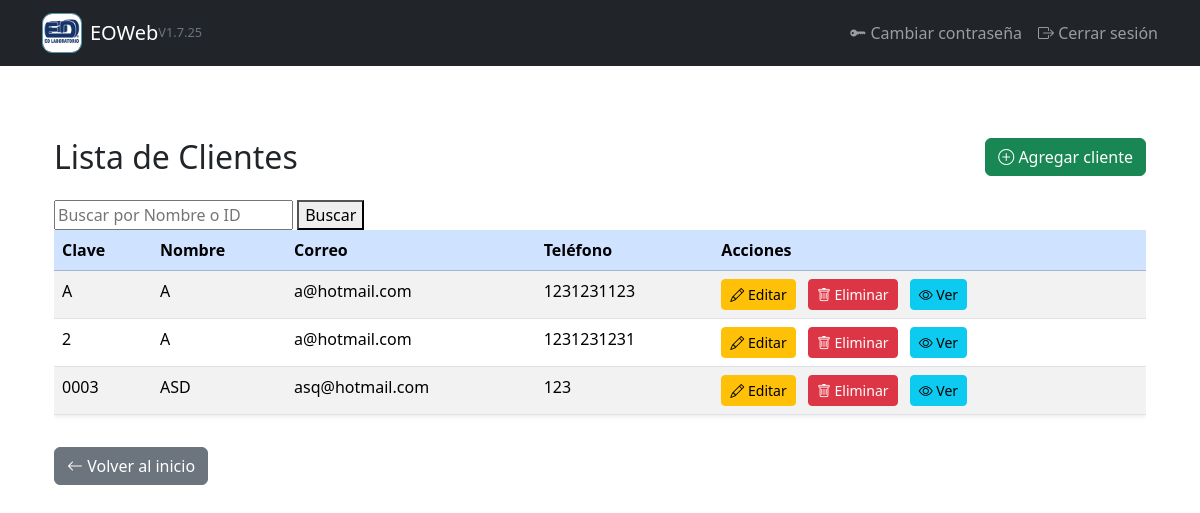
Page /clientes/ (signed in) on the earlier database version.
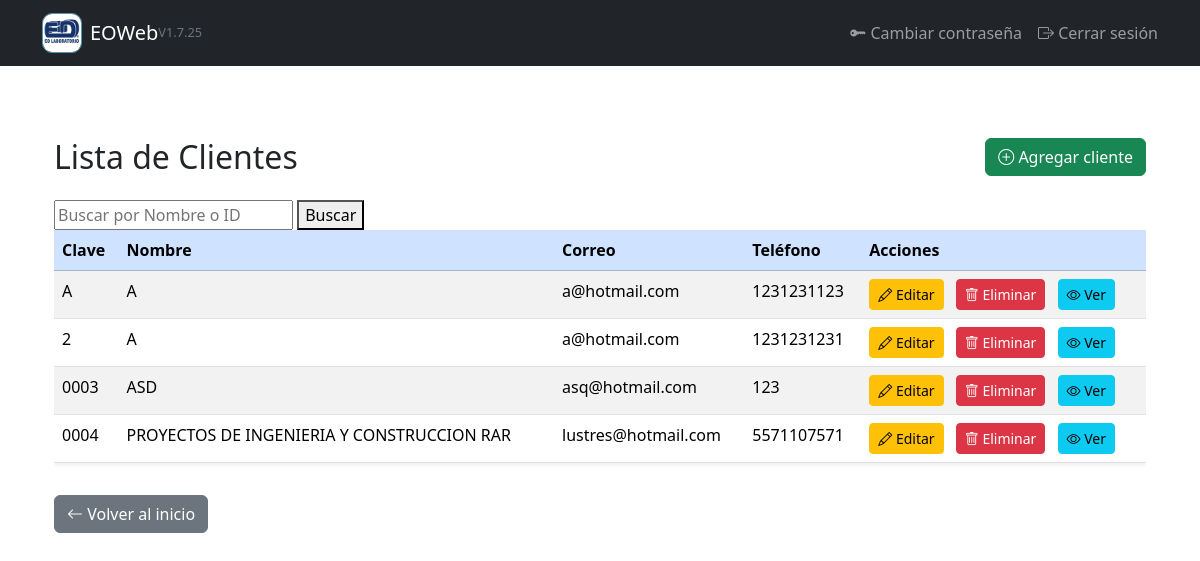
Same page on the later database version.
### gestion/models.py (models this page shows, shortened)
class Cliente(models.Model):
    clave = models.CharField(max_length=100, unique=True, null=True, blank=True)
    nombre = models.CharField("Nombre", max_length=255)
    calle = models.CharField("Calle", max_length=100, blank=True, null=True)
    numero_exterior = models.CharField("Número exterior", max_length=5, blank=True, null=True)
    numero_interior = models.CharField("Número interior", max_length=5, blank=True, null=True)
    colonia = models.CharField("Colonia", max_length=100)
    codigo_postal = models.CharField("Código Postal", max_length=10, blank=True)
    ciudad = models.CharField("Ciudad", max_length=100)
    telefono = models.CharField("Teléfono 1", max_length=10, blank=True)
    extension = models.CharField("Extensión", max_length=3, blank=True, null=True)
    telefono2 = models.CharField("Teléfono 2", max_length=10, blank=True, null=True)
    movil = models.CharField("Móvil", max_length=10, blank=True, null=True)
    atencion_a = models.CharField("Atención a", max_length=255, blank=True)
    obra = models.CharField("Obra", max_length=150)
    localizacion = models.CharField("Localización", max_length=150, blank=True)
    correo = models.EmailField("Correo", blank=True)

### gestion/views.py (the view)
# urls.py: path('clientes/',views.lista_clientes, name='lista_clientes'),
@login_required
def lista_clientes(request):
    query = request.GET.get('busqueda', '')
    if query:
        clientes = Cliente.objects.filter(
            Q(nombre__icontains=query) |
            Q(id__iexact=query)
        )
    else:
        clientes = Cliente.objects.all()
    return render(request, 'gestion/lista_clientes.html', {'clientes': clientes})

### gestion/templates/gestion/lista_clientes.html (shortened to what this page needs)
{% extends "gestion/base.html" %}
{% load static %}
{% block content %}
<div class="container my-5">
    <div class="d-flex justify-content-between align-items-center mb-4">
        <h2 class="mb-0">Lista de Clientes</h2>
        <a href="{% url 'agregar_cliente' %}" class="btn btn-success">
            <i class="bi bi-plus-circle"></i> Agregar cliente
        </a>
    </div>
    <form method="get">
        <input type="text" name="busqueda" placeholder="Buscar por Nombre o ID" value="{{ request.GET.busqueda }}">
        <button type="submit">Buscar</button>
    </form>
    <div class="table-responsive">
        <table class="table table-striped table-hover shadow-sm">
            <thead class="table-primary">
                <tr>
                    <th>Clave</th>
                    <th>Nombre</th>
                    <th>Correo</th>
                    <th>Teléfono</th>
                    <th>Acciones</th>
                </tr>
            </thead>
            <tbody>
                {% for cliente in clientes %}
                <tr>
                    <td>{{ cliente.clave }}</td>
                    <td>{{ cliente.nombre }}</td>
                    <td>{{ cliente.correo }}</td>
                    <td>{{ cliente.telefono }}</td>
                    <td>
                        <a href="{% url 'modificar_cliente' cliente.id %}" class="btn btn-sm btn-warning me-2">
                            <i class="bi bi-pencil"></i> Editar
                        </a>
                        <a href="{% url 'eliminar_cliente' cliente.id %}" class="btn btn-sm btn-danger me-2">
                            <i class="bi bi-trash"></i> Eliminar
                        </a>
                        <a href="{% url 'ver_cliente' cliente.id %}" class="btn btn-info btn-sm">
                            <i class="bi bi-eye"></i> Ver
                        </a>
                    </td>
                </tr>
                {% empty %}
                <tr>
                    <td colspan="5" class="text-center">No hay clientes.</td>
                </tr>
                {% endfor %}
            </tbody>
        </table>
    </div>
    <a href="{% url 'inicio' %}" class="btn btn-secondary mt-3">
        <i class="bi bi-arrow-left"></i> Volver al inicio
    </a>
</div>
{% endblock %}

Differences in the rows shown:
added Cliente: clave "0004", nombre "PROYECTOS DE INGENIERIA Y CONSTRUCCION RAR", correo "lustres@hotmail.com", telefono "5571107571"
